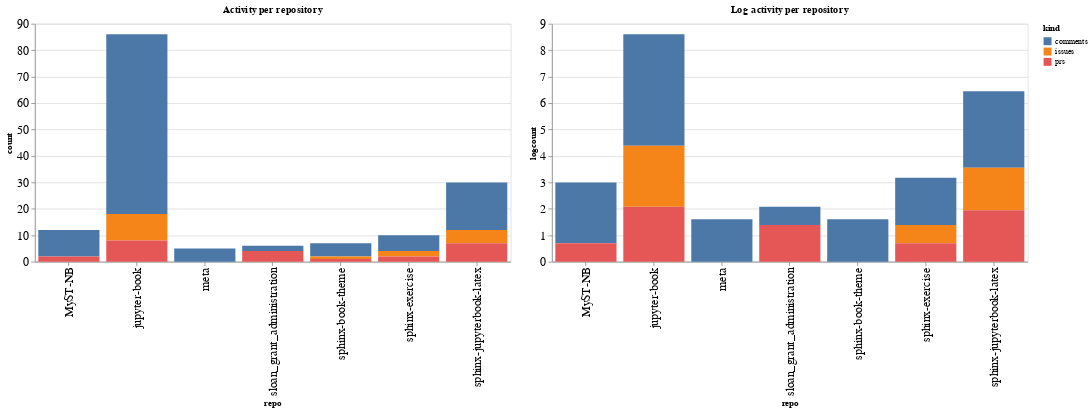

The cell this chart's notebook holds for it:
### Code cell
ch1 = alt.Chart(repo_summaries, width=600, title="Activity per repository").mark_bar().encode(
    x='repo',
    y='count',
    color='kind',
    tooltip="kind"
)

ch2 = alt.Chart(repo_summaries, width=600, title="Log activity per repository").mark_bar().encode(
    x='repo',
    y='logcount',
    color='kind',
    tooltip="kind"
)

ch1 | ch2

### Figure 1 — Vega-Lite specification as saved in the notebook (floating-point values rounded to 4 significant figures)
{"config": {"axisLeft": {"labelFontSize": 15}, "axisBottom": {"labelFontSize": 15}}, "hconcat": [{"mark": "bar", "encoding": {"color": {"type": "nominal", "field": "kind"}, "tooltip": {"type": "nominal", "field": "kind"}, "x": {"type": "nominal", "field": "repo"}, "y": {"type": "quantitative", "field": "count"}}, "title": "Activity per repository", "width": 600}, {"mark": "bar", "encoding": {"color": {"type": "nominal", "field": "kind"}, "tooltip": {"type": "nominal", "field": "kind"}, "x": {"type": "nominal", "field": "repo"}, "y": {"type": "quantitative", "field": "logcount"}}, "title": "Log activity per repository", "width": 600}], "data": {"name": "data-caff76e415bdd9b75b7f84a944d55def"}, "$schema": "https://vega.github.io/schema/vega-lite/v4.8.1.json", "datasets": {"data-caff76e415bdd9b75b7f84a944d55def": [{"repo": "MyST-NB", "kind": "comments", "count": 10, "logcount": 2.303}, {"repo": "MyST-NB", "kind": "prs", "count": 2, "logcount": 0.6931}, {"repo": "jupyter-book", "kind": "comments", "count": 68, "logcount": 4.22}, {"repo": "jupyter-book", "kind": "issues", "count": 10, "logcount": 2.303}, {"repo": "jupyter-book", "kind": "prs", "count": 8, "logcount": 2.079}, {"repo": "meta", "kind": "comments", "count": 5, "logcount": 1.609}, {"repo": "sloan_grant_administration", "kind": "comments", "count": 2, "logcount": 0.6931}, {"repo": "sloan_grant_administration", "kind": "prs", "count": 4, "logcount": 1.386}, {"repo": "sphinx-book-theme", "kind": "comments", "count": 5, "logcount": 1.609}, {"repo": "sphinx-book-theme", "kind": "issues", "count": 1, "logcount": 0.0}, {"repo": "sphinx-book-theme", "kind": "prs", "count": 1, "logcount": 0.0}, {"repo": "sphinx-exercise", "kind": "comments", "count": 6, "logcount": 1.792}, {"repo": "sphinx-exercise", "kind": "issues", "count": 2, "logcount": 0.6931}, {"repo": "sphinx-exercise", "kind": "prs", "count": 2, "logcount": 0.6931}, {"repo": "sphinx-jupyterbook-latex", "kind": "comments", "count": 18, "logcount": 2.89}, {"repo": "sphinx-jupyterbook-latex", "kind": "issues", "count": 5, "logcount": 1.609}, {"repo": "sphinx-jupyterbook-latex", "kind": "prs", "count": 7, "logcount": 1.946}]}}
